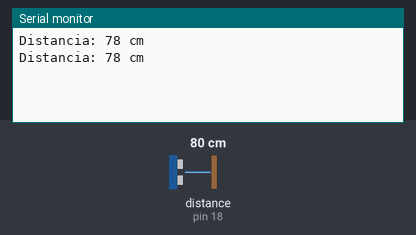
The sketch below on a simulated Arduino Uno, built with avr-gcc and run on an emulated ATmega328P. Shown: the last lines printed to the serial monitor. Wiring (inferred from the names in the program): ultrasonic range finder: trigger pin 5; echo pin 18. The inputs (shaded band) are chosen by the test bench; at power-on: distance to the obstacle (sensor on pin 18) 80 cm. The echo pulse lasts 58.3 µs per cm.

Above: at 5.8 s.
5.9 s: distance to the obstacle (sensor on pin 18) set to 2 cm
At 10.9 s:
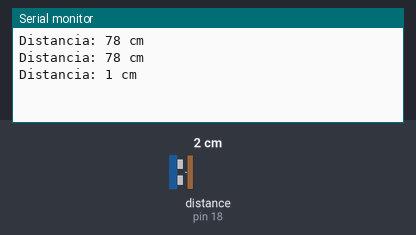
11.9 s: distance to the obstacle (sensor on pin 18) set to 4 cm
At 15.9 s:
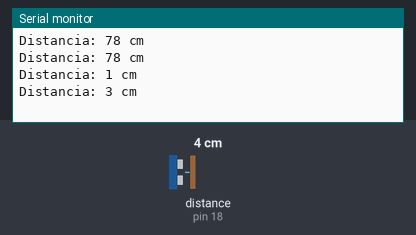
Timing chart, 0 to 17.4 s (numbered marks = the images above; inputs shaded):
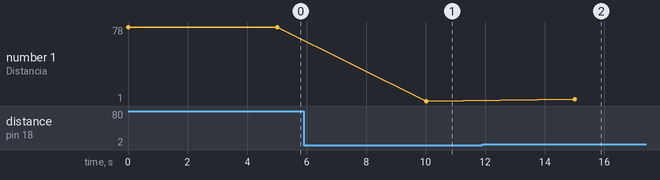

The sketch:

ct24_Ultrasonico.ino
```cpp
#define TRIG 5    // Pin para Trigger
#define ECHO 18   // Pin para Echo

void setup() {
  Serial.begin(115200);  // Iniciar el monitor serial
  pinMode(TRIG, OUTPUT); // Configurar TRIG como salida
  pinMode(ECHO, INPUT);  // Configurar ECHO como entrada
}

void loop() {
  long dur, dist;

  // Enviar pulso ultrasónico de 10 microsegundos
  digitalWrite(TRIG, LOW);
  delayMicroseconds(2);
  digitalWrite(TRIG, HIGH);
  delayMicroseconds(10);
  digitalWrite(TRIG, LOW);

  // Medir el tiempo que tarda en recibir el eco
  dur = pulseIn(ECHO, HIGH);

  // Calcular la distancia en centímetros
  dist = dur * 0.034 / 2; // La velocidad del sonido es aproximadamente 0.034 cm/µs

  // Imprimir la distancia en el monitor serial
  Serial.print("Distancia: ");
  Serial.print(dist);
  Serial.println(" cm");

  delay(5000); // Esperar medio segundo antes de la siguiente lectura
}
```

Measured:
- after the input at 5.9 s, the serial monitor: prints a new line after 4.1 s (image 1)
- after the input at 11.9 s, the serial monitor: prints a new line after 3.1 s (image 2)
- plotted number 1: 78 → 1 after the input at 5.9 s, 1 → 3 after the input at 11.9 s
